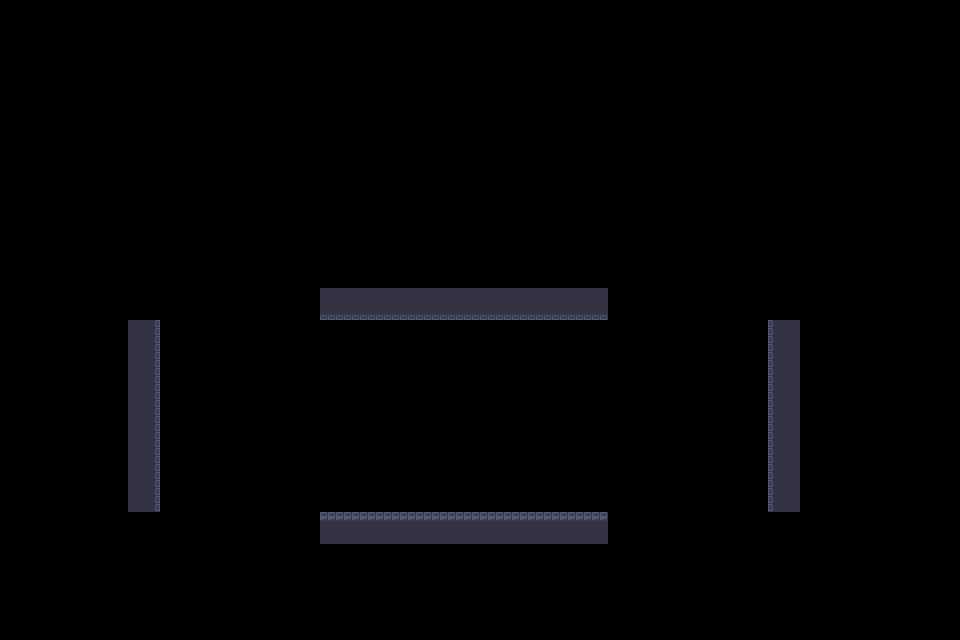

Below is a game level as drawn by its tile map, then a one-line description and the .tmx file that defines it, in full:
An orthogonal 30x20 tile map with 32x32 px tiles, 1 tile layer (Tile Layer 1).

<map version="1.10" tiledversion="1.10.2" orientation="orthogonal" renderorder="left-up" width="30" height="20" tilewidth="32" tileheight="32" infinite="0" nextlayerid="2" nextobjectid="1">
 <tileset firstgid="1" name="tileset" tilewidth="32" tileheight="32" tilecount="216" columns="18">
  <image source="../LiftOff_TileSet_Version4.png" width="576" height="384" />
 </tileset>
 <layer id="1" name="Tile Layer 1" width="30" height="20">
  <data encoding="csv">
0,0,0,0,0,0,0,0,0,0,0,0,0,0,0,0,0,0,0,0,0,0,0,0,0,0,0,0,0,0,
0,0,0,0,0,0,0,0,0,0,0,0,0,0,0,0,0,0,0,0,0,0,0,0,0,0,0,0,0,0,
0,0,0,0,0,0,0,0,0,0,0,0,0,0,0,0,0,0,0,0,0,0,0,0,0,0,0,0,0,0,
0,0,0,0,0,0,0,0,0,0,0,0,0,0,0,0,0,0,0,0,0,0,0,0,0,0,0,0,0,0,
0,0,0,0,0,0,0,0,0,0,0,0,0,0,0,0,0,0,0,0,0,0,0,0,0,0,0,0,0,0,
0,0,0,0,0,0,0,0,0,0,0,0,0,0,0,0,0,0,0,0,0,0,0,0,0,0,0,0,0,0,
0,0,0,0,0,0,0,0,0,0,0,0,0,0,0,0,0,0,0,0,0,0,0,0,0,0,0,0,0,0,
0,0,0,0,0,0,0,0,0,0,0,0,0,0,0,0,0,0,0,0,0,0,0,0,0,0,0,0,0,0,
0,0,0,0,0,0,0,0,0,0,0,0,0,0,0,0,0,0,0,0,0,0,0,0,0,0,0,0,0,0,
0,0,0,0,0,0,0,0,0,0,60,60,60,60,60,60,60,60,60,0,0,0,0,0,0,0,0,0,0,0,
0,0,0,0,26,0,0,0,0,0,0,0,0,0,0,0,0,0,0,0,0,0,0,0,27,0,0,0,0,0,
0,0,0,0,26,0,0,0,0,0,0,0,0,0,0,0,0,0,0,0,0,0,0,0,27,0,0,0,0,0,
0,0,0,0,26,0,0,0,0,0,0,0,0,0,0,0,0,0,0,0,0,0,0,0,27,0,0,0,0,0,
0,0,0,0,26,0,0,0,0,0,0,0,0,0,0,0,0,0,0,0,0,0,0,0,27,0,0,0,0,0,
0,0,0,0,26,0,0,0,0,0,0,0,0,0,0,0,0,0,0,0,0,0,0,0,27,0,0,0,0,0,
0,0,0,0,26,0,0,0,0,0,0,0,0,0,0,0,0,0,0,0,0,0,0,0,27,0,0,0,0,0,
0,0,0,0,0,0,0,0,0,0,44,44,44,44,44,44,44,44,44,0,0,0,0,0,0,0,0,0,0,0,
0,0,0,0,0,0,0,0,0,0,0,0,0,0,0,0,0,0,0,0,0,0,0,0,0,0,0,0,0,0,
0,0,0,0,0,0,0,0,0,0,0,0,0,0,0,0,0,0,0,0,0,0,0,0,0,0,0,0,0,0,
0,0,0,0,0,0,0,0,0,0,0,0,0,0,0,0,0,0,0,0,0,0,0,0,0,0,0,0,0,0
</data>
 </layer>
</map>
